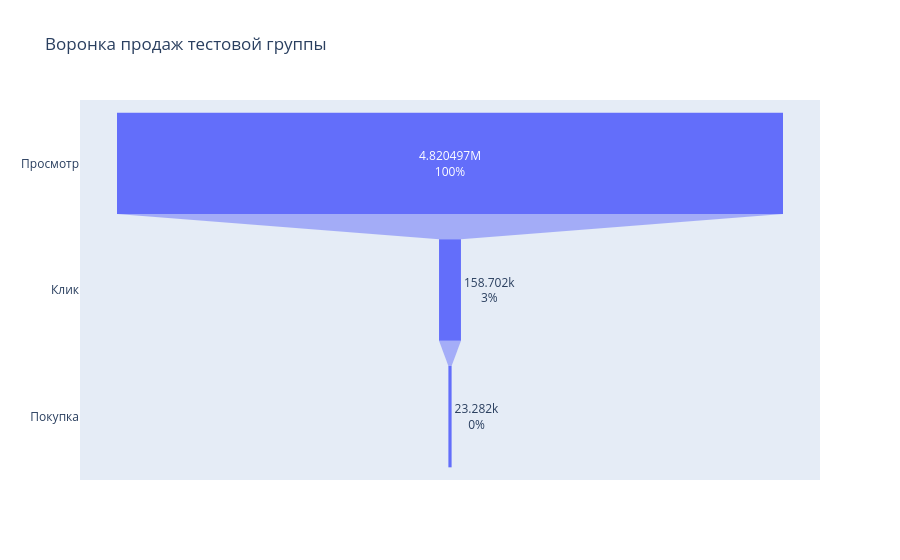

This figure's notebook cell:
### Code cell
data = dict(
    number=[test['Impression'].sum(),
            test['Click'].sum(),
            test['Purchase'].sum()
            ],
    stage=["Просмотр", "Клик", "Покупка"]
)

fig = go.Figure(go.Funnel(
    y=data["stage"],
    x=data["number"],
    textinfo="value+percent initial"
))

fig.update_layout(title="Воронка продаж тестовой группы")
fig.show()

### Figure 1 — Plotly figure (JSON) as saved in the notebook; plotly's stock layout.template omitted (floating-point values rounded to 4 significant figures)
{"data": [{"textinfo": "value+percent initial", "type": "funnel", "x": [4820497, 158702, 23282], "y": ["Просмотр", "Клик", "Покупка"]}], "layout": {"title": {"text": "Воронка продаж тестовой группы"}}}
